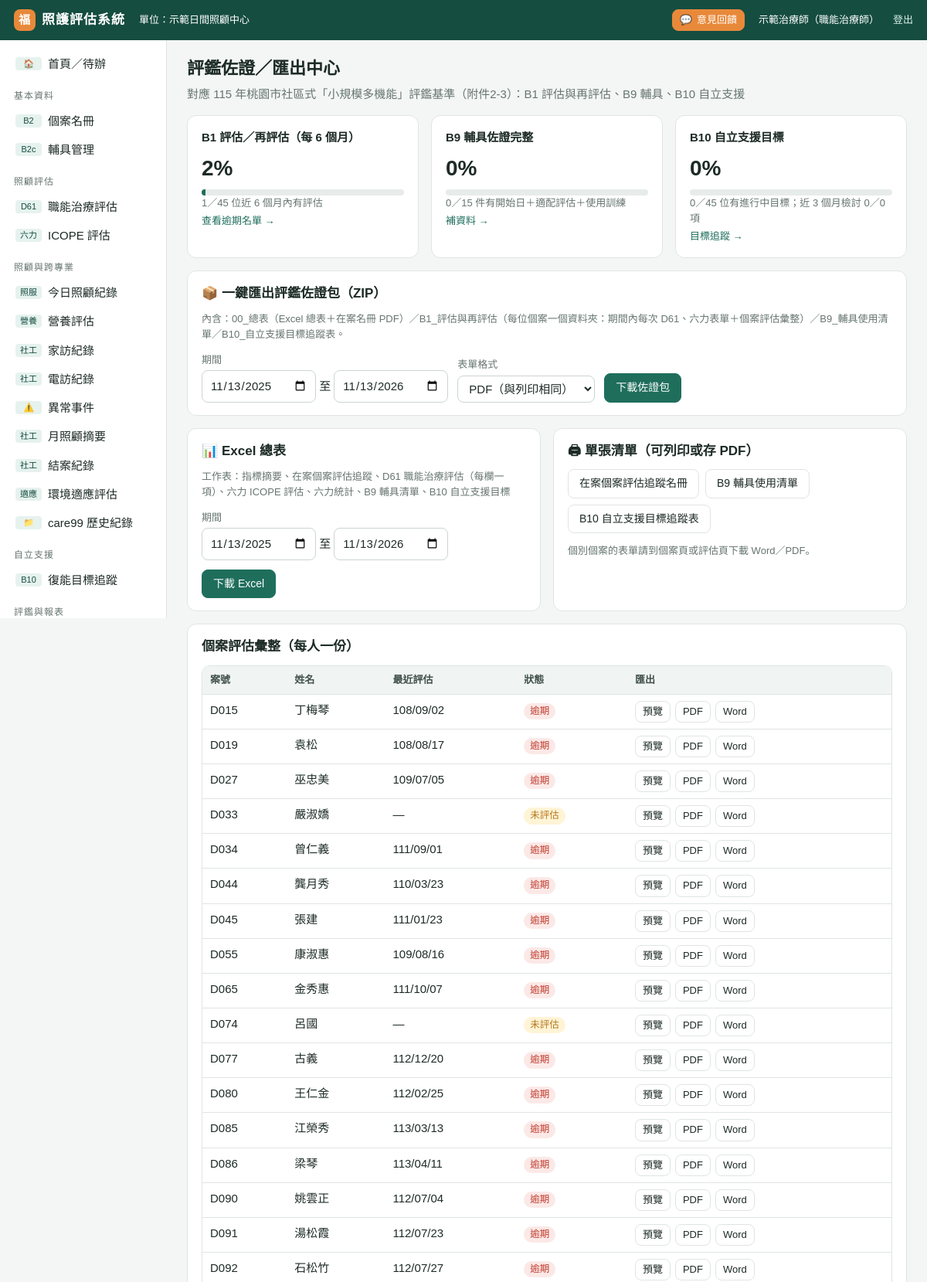
The app's page /reports (signed in, upper part) with its own data.
### tables this page shows
CREATE TABLE settings (key TEXT PRIMARY KEY, value TEXT);

CREATE TABLE clients (id INTEGER PRIMARY KEY, case_no TEXT, name TEXT, gender TEXT, birth TEXT,
  services TEXT, supervisor TEXT, living TEXT, identity TEXT, phone TEXT, phone2 TEXT, address TEXT,
  diagnosis TEXT, status TEXT DEFAULT '在案', note TEXT, created TEXT, updated TEXT);

CREATE TABLE assessments (id INTEGER PRIMARY KEY, client_id INTEGER, type TEXT, date TEXT,
  assessor TEXT, kind TEXT, data TEXT, summary TEXT, note TEXT, next_due TEXT, keyed INTEGER DEFAULT 0,
  created TEXT, updated TEXT, source_id TEXT);

### app.py (the view)
@app.route("/reports")
@login_required
def reports():
    cs = active_clients()
    return render_template("reports.html", ind=indicators(cs), cs=cs,
                           f=(date.today() - timedelta(days=365)).isoformat(), t=date.today().isoformat())

### app.py (called while the page is built)
def db():
    if "db" not in g:
        g.db = sqlite3.connect(DB_PATH)
        g.db.row_factory = sqlite3.Row
        g.db.execute("PRAGMA foreign_keys=ON")
    return g.db

@app.teardown_appcontext
def _close(_):
    d = g.pop("db", None)
    if d is not None:
        d.close()

def setting(key):
    r = db().execute("SELECT value FROM settings WHERE key=?", (key,)).fetchone()
    return r["value"] if r else DEFAULT_SETTINGS.get(key, "")

def to_date(s):
    if not s:
        return None
    if isinstance(s, (date, datetime)):
        return s if isinstance(s, date) and not isinstance(s, datetime) else s.date()
    s = str(s).strip().replace(".", "/").replace("-", "/")
    parts = s.split("/")
    try:
        y, m, d = (int(p) for p in parts[:3])
    except ValueError:
        return None
    if y < 1000:
        y += 1911
    try:
        return date(y, m, d)
    except ValueError:
        return None

def roc(s, sep="/"):
    d = to_date(s)
    return f"{d.year - 1911}{sep}{d.month:02d}{sep}{d.day:02d}" if d else ""

def add_months(d, n):
    d = to_date(d)
    m = d.month - 1 + n
    y = d.year + m // 12
    m = m % 12 + 1
    last = [31, 29 if y % 4 == 0 and (y % 100 or y % 400 == 0) else 28, 31, 30, 31, 30, 31, 31, 30, 31, 30, 31][m - 1]
    return date(y, m, min(d.day, last))

def age_at(birth, on=None):
    b = to_date(birth)
    if not b:
        return None
    on = to_date(on) or date.today()
    return on.year - b.year - ((on.month, on.day) < (b.month, b.day))

def client_dict(row, on=None):
    c = dict(row)
    c["age"] = age_at(c.get("birth"), on)
    c["label"] = f"{c['name']}（{c['case_no']}）" if c.get("case_no") else c["name"]
    return c

def active_clients(status="在案"):
    q = "SELECT * FROM clients"
    args = []
    if status:
        q += " WHERE status=?"
        args.append(status)
    cs = [client_dict(r) for r in db().execute(q + " ORDER BY case_no, name", args)]
    for c in cs:
        c["due"] = due_info(c["id"])
    return cs

def login_required(f):
    @wraps(f)
    def w(*a, **k):
        if not session.get("uid"):
            return redirect(url_for("login", next=request.path))
        return f(*a, **k)
    return w

@app.context_processor
def _ctx():
    if not session.get("uid"):
        return {"center": setting("center_name"), "demo": DEMO}
    return {"center": setting("center_name"), "demo": DEMO,
            "me": {"name": session.get("name"), "title": session.get("title")}}

### templates/reports.html
{% extends "base.html" %}
{% block body %}
<div class="pagehead"><div><h1>評鑑佐證／匯出中心</h1>
<div class="muted">對應 115 年桃園市社區式「小規模多機能」評鑑基準（附件2-3）：B1 評估與再評估、B9 輔具、B10 自立支援</div></div></div>
<div class="grid g3">
  <div class="card"><h3>B1 評估／再評估（每 6 個月）</h3><b style="font-size:28px">{{ ind.b1[1] }}%</b>
    <div class="bar"><i style="width:{{ ind.b1[1] }}%"></i></div><div class="small muted">{{ ind.b1[0] }}／{{ ind.n }} 位近 6 個月內有評估</div>
    <a class="small" href="{{ url_for('clients', due='逾期') }}">查看逾期名單 →</a></div>
  <div class="card"><h3>B9 輔具佐證完整</h3><b style="font-size:28px">{{ ind.b9[2] }}%</b>
    <div class="bar"><i style="width:{{ ind.b9[2] }}%"></i></div><div class="small muted">{{ ind.b9[0] }}／{{ ind.b9[1] }} 件有開始日＋適配評估＋使用訓練</div>
    <a class="small" href="{{ url_for('aids', miss=1) }}">補資料 →</a></div>
  <div class="card"><h3>B10 自立支援目標</h3><b style="font-size:28px">{{ ind.b10[1] }}%</b>
    <div class="bar"><i style="width:{{ ind.b10[1] }}%"></i></div><div class="small muted">{{ ind.b10[0] }}／{{ ind.n }} 位有進行中目標；近 3 個月檢討 {{ ind.b10[2] }}／{{ ind.b10[3] }} 項</div>
    <a class="small" href="{{ url_for('goals') }}">目標追蹤 →</a></div>
</div>
<div class="card">
  <h2>📦 一鍵匯出評鑑佐證包（ZIP）</h2>
  <p class="muted small" style="margin-top:0">內含：00_總表（Excel 總表＋在案名冊 PDF）／B1_評估與再評估（每位個案一個資料夾：期間內每次 D61、六力表單＋個案評估彙整）／B9_輔具使用清單／B10_自立支援目標追蹤表。</p>
  <form class="fr" method="get" action="{{ url_for('export_pack') }}" onsubmit="this.querySelector('button').textContent='產生中，請稍候（約 1–2 分鐘）…'">
    <div><label class="f">期間</label><span><input type="date" name="from" value="{{ f }}"> 至 <input type="date" name="to" value="{{ t }}"></span></div>
    <div><label class="f">表單格式</label><select name="fmt"><option value="pdf">PDF（與列印相同）</option><option value="docx">Word（可再編輯）</option></select></div>
    <div><button class="btn pri">下載佐證包</button></div>
  </form>
</div>
<div class="grid g2">
<div class="card">
  <h2>📊 Excel 總表</h2>
  <p class="muted small" style="margin-top:0">工作表：指標摘要、在案個案評估追蹤、D61 職能治療評估（每欄一項）、六力 ICOPE 評估、六力統計、B9 輔具清單、B10 自立支援目標</p>
  <form class="fr" method="get" action="{{ url_for('export_excel') }}">
    <div><label class="f">期間</label><span><input type="date" name="from" value="{{ f }}"> 至 <input type="date" name="to" value="{{ t }}"></span></div>
    <div><button class="btn pri">下載 Excel</button></div>
  </form>
</div>
<div class="card">
  <h2>🖨 單張清單（可列印或存 PDF）</h2>
  <div class="btns">
    <a class="btn" href="{{ url_for('print_list', kind='roster') }}" target="_blank">在案個案評估追蹤名冊</a>
    <a class="btn" href="{{ url_for('print_list', kind='aids') }}" target="_blank">B9 輔具使用清單</a>
    <a class="btn" href="{{ url_for('print_list', kind='goals') }}" target="_blank">B10 自立支援目標追蹤表</a>
  </div>
  <p class="muted small">個別個案的表單請到個案頁或評估頁下載 Word／PDF。</p>
</div>
</div>
<div class="card">
  <h2>個案評估彙整（每人一份）</h2>
  <div class="tbl-wrap"><table class="t">
  <tr><th>案號</th><th>姓名</th><th>最近評估</th><th>狀態</th><th>匯出</th></tr>
  {% for c in cs %}<tr><td class="hide-m">{{ c.case_no }}</td><td class="ttl">{{ c.name }} <span class="m-only muted small">{{ c.case_no }}</span></td><td>{{ c.due.last|roc or '—' }}</td><td><span class="b {{ c.due.status }}">{{ c.due.status }}</span></td>
    <td class="btns wide"><a class="btn sm" href="{{ url_for('print_client', cid=c.id) }}" target="_blank">預覽</a><a class="btn sm" href="{{ url_for('export_client', cid=c.id, fmt='pdf') }}">PDF</a><a class="btn sm" href="{{ url_for('export_client', cid=c.id, fmt='docx') }}">Word</a></td></tr>{% endfor %}
  </table></div>
</div>
{% endblock %}

### templates/base.html (shortened to what this page needs)
<!doctype html>
<html lang="zh-Hant">
<head>
<link rel="stylesheet" href="{{ url_for('static', filename='app.css', v=css_ver()) }}">
</head>
<body>
{% set ep = request.endpoint %}
{% set typ = (request.view_args or {}).get('typ', '')|lower %}
<div class="top">
  <a class="logo" href="{{ url_for('home') }}"><i>福</i><span>照護評估系統</span></a>
  <span class="small hide-m">單位：{{ center }}</span>
  <a class="btn sm acc fb-btn" href="{{ url_for('feedback', page=request.path) }}">💬<span class="hide-m"> 意見回饋</span></a>
  <span class="small hide-m">{{ me.name }}{% if me.title %}（{{ me.title }}）{% endif %}</span>
  <a class="small hide-m" href="{{ url_for('logout') }}">登出</a>
</div>
<div class="wrap">
<nav class="side">
  <a href="{{ url_for('home') }}" class="{{ 'on' if ep=='home' }}"><code>🏠</code><span>首頁／待辦</span></a>
  <div class="grp">基本資料</div>
  <a href="{{ url_for('clients') }}" class="{{ 'on' if ep in ('clients','client_view','client_edit') }}"><code>B2</code><span>個案名冊</span></a>
  <a href="{{ url_for('aids') }}" class="{{ 'on' if ep=='aids' }}"><code>B2c</code><span>輔具管理</span></a>
  <div class="grp">照顧評估</div>
  <a href="{{ url_for('assess_list', typ='d61') }}" class="{{ 'on' if typ=='d61' or (ep=='assess_view' and a and a.type=='D61') }}"><code>D61</code><span>職能治療評估</span></a>
  <a href="{{ url_for('assess_list', typ='icope') }}" class="{{ 'on' if typ=='icope' or (ep=='assess_view' and a and a.type=='ICOPE') }}"><code>六力</code><span>ICOPE 評估</span></a>
  <div class="grp">照顧與跨專業</div>
  <a href="{{ url_for('daily') }}" class="{{ 'on' if ep=='daily' }}"><code>照服</code><span>今日照顧紀錄</span></a>
  <a href="{{ url_for('records_list', module='MNA') }}" class="{{ 'on' if ep in ('nutri_form',) or (ep in ('records_list','record_view') and (request.view_args or {}).get('module')=='MNA') }}"><code>營養</code><span>營養評估</span></a>
  <a href="{{ url_for('records_list', module='HV') }}" class="{{ 'on' if ep=='hv_form' or (ep in ('records_list','record_view') and (request.view_args or {}).get('module')=='HV') }}"><code>社工</code><span>家訪紀錄</span></a>
  <a href="{{ url_for('records_list', module='PC') }}" class="{{ 'on' if (ep in ('simple_form','pc_batch') and (request.view_args or {}).get('mod','PC')=='PC') or (ep in ('records_list','record_view') and (request.view_args or {}).get('module')=='PC') }}"><code>社工</code><span>電訪紀錄</span></a>
  <a href="{{ url_for('records_list', module='IR') }}" class="{{ 'on' if (ep=='simple_form' and (request.view_args or {}).get('mod')=='IR') or (ep in ('records_list','record_view') and (request.view_args or {}).get('module')=='IR') }}"><code>⚠️</code><span>異常事件</span></a>
  <a href="{{ url_for('records_list', module='MS') }}" class="{{ 'on' if (ep=='simple_form' and (request.view_args or {}).get('mod')=='MS') or (ep in ('records_list','record_view') and (request.view_args or {}).get('module')=='MS') }}"><code>社工</code><span>月照顧摘要</span></a>
  <a href="{{ url_for('records_list', module='CL') }}" class="{{ 'on' if (ep=='simple_form' and (request.view_args or {}).get('mod')=='CL') or (ep in ('records_list','record_view') and (request.view_args or {}).get('module')=='CL') }}"><code>社工</code><span>結案紀錄</span></a>
  <a href="{{ url_for('records_list', module='EA') }}" class="{{ 'on' if (ep=='simple_form' and (request.view_args or {}).get('mod')=='EA') or (ep in ('records_list','record_view') and (request.view_args or {}).get('module')=='EA') }}"><code>適應</code><span>環境適應評估</span></a>
  <a href="{{ url_for('records_index') }}" class="{{ 'on' if ep=='records_index' or (ep in ('records_list','record_view') and (request.view_args or {}).get('module') not in ('MNA','HV','PC','IR','MS','CL','EA')) }}"><code>📁</code><span>care99 歷史紀錄</span></a>
  <div class="grp">自立支援</div>
  <a href="{{ url_for('goals') }}" class="{{ 'on' if ep in ('goals','goals_from_icope') }}"><code>B10</code><span>復能目標追蹤</span></a>
  <div class="grp">評鑑與報表</div>
</nav>
<main>
  {% block body %}{% endblock %}
</main>
</div>
</body>
</html>

### static/app.css (style rules this page uses)
:root { --brand: #1f6e5c; --brand-d: #154d40; --brand-l: #e6f2ee; --accent: #e8893a; --bg: #f4f6f5; --card: #fff; --line: #dfe5e2; --text: #1d2b27; --muted: #66756f; --bad: #c0392b; --bad-l: #fbe9e7; --warn: #b7791f; --warn-l: #fff4d6; --info: #2563a8; --info-l: #e3eefb; --ok: #2e7d4f; --ok-l: #e5f4ea; }
* { box-sizing: border-box; }
html, body { margin: 0; }
body { font-family: "PingFang TC", "Microsoft JhengHei", "Heiti TC", sans-serif; background: var(--bg); color: var(--text); font-size: 15px; line-height: 1.55; }
a { color: var(--brand); text-decoration: none; }
h1 { font-size: 22px; margin: 0 0 4px; }
h2 { font-size: 17px; margin: 0 0 10px; }
h3 { font-size: 15px; margin: 0 0 6px; }
.muted { color: var(--muted); }
.small { font-size: 13px; }
.top { position: sticky; top: 0; z-index: 20; height: 52px; background: var(--brand-d); color: #fff; display: flex; align-items: center; padding: 0 18px; gap: 18px; }
.top .logo { font-weight: 700; font-size: 17px; letter-spacing: 1px; display: flex; align-items: center; gap: 8px; }
.top .logo i { width: 28px; height: 28px; border-radius: 8px; background: var(--accent); display: inline-grid; place-items: center; font-style: normal; font-size: 15px; }
.top a { color: #d9efe8; }
.wrap { display: flex; min-height: calc(100vh - 52px); }
nav.side { width: 216px; flex: none; background: #fff; border-right: 1px solid var(--line); padding: 12px 10px 40px; position: sticky; top: 52px; height: calc(100vh - 52px); overflow: auto; }
nav.side .grp { font-size: 12px; color: var(--muted); margin: 14px 8px 4px; letter-spacing: 1px; }
nav.side a { display: flex; gap: 8px; align-items: center; padding: 7px 10px; border-radius: 8px; color: var(--text); }
nav.side a code { min-width: 34px; text-align: center; font-size: 11px; background: var(--brand-l); color: var(--brand-d); padding: 0 5px; border-radius: 4px; font-family: inherit; }
main { flex: 1; padding: 20px 26px 60px; min-width: 0; }
.pagehead { display: flex; align-items: flex-end; gap: 12px; margin-bottom: 16px; flex-wrap: wrap; }
.card { background: var(--card); border: 1px solid var(--line); border-radius: 12px; padding: 16px 18px; margin-bottom: 16px; }
.grid { display: grid; gap: 16px; }
.g2 { grid-template-columns: 1fr 1fr; }
.g3 { grid-template-columns: repeat(3, 1fr); }
.bar { height: 8px; background: #e7ece9; border-radius: 6px; overflow: hidden; margin-top: 6px; }
.bar i { display: block; height: 100%; background: var(--brand); }
table.t { width: 100%; border-collapse: collapse; background: #fff; }
table.t th, table.t td { padding: 8px 10px; border-bottom: 1px solid var(--line); text-align: left; vertical-align: top; }
table.t th { background: #f0f4f2; font-weight: 600; font-size: 13px; color: #42514c; white-space: nowrap; position: sticky; top: 52px; }
.tbl-wrap { overflow: auto; border: 1px solid var(--line); border-radius: 10px; }
.tbl-wrap table.t th { top: 0; }
.b { display: inline-block; padding: 1px 8px; border-radius: 20px; font-size: 12.5px; white-space: nowrap; background: #eef1f0; color: #42514c; }
.b.bad, .b.逾期, .b.異常, .b.退步 { background: var(--bad-l); color: var(--bad); }
.b.warn, .b.未評估, .b.需追蹤 { background: var(--warn-l); color: var(--warn); }
.btn { display: inline-flex; align-items: center; gap: 6px; padding: 7px 14px; border-radius: 8px; border: 1px solid var(--line); background: #fff; color: var(--text); cursor: pointer; font: inherit; font-size: 14px; white-space: nowrap; }
.btn.pri { background: var(--brand); color: #fff; border-color: var(--brand); }
.btn.acc { background: var(--accent); color: #fff; border-color: var(--accent); }
.btn.sm { padding: 3px 9px; font-size: 13px; }
.btns { display: flex; gap: 8px; flex-wrap: wrap; align-items: center; }
input[type=text], input[type=date], input[type=number], input[type=password], input[type=search], select, textarea { font: inherit; padding: 7px 10px; border: 1px solid #cbd5d1; border-radius: 8px; background: #fff; color: var(--text); min-width: 0; }
label.f { display: block; font-size: 13px; color: var(--muted); margin-bottom: 3px; }
.fr { display: flex; gap: 12px; flex-wrap: wrap; align-items: flex-end; }
.fr > div { display: flex; flex-direction: column; }
.top .logo { color: #fff; text-decoration: none; }
.fb-btn { color: #fff !important; border-color: transparent; }
table.t td.btns { display: table-cell; white-space: nowrap; }
table.t td.btns > .btn + .btn { margin-left: 6px; }

### records on screen
settings: value "示範日間照顧中心"
clients: case_no "D015", name "丁梅琴", due.last|roc "108/09/02", due.status "逾期"
clients: case_no "D019", name "袁松", due.last|roc "108/08/17", due.status "逾期"
clients: case_no "D027", name "巫忠美", due.last|roc "109/07/05", due.status "逾期"
clients: case_no "D033", name "嚴淑嬌", due.last|roc "—", due.status "未評估"
clients: case_no "D034", name "曾仁義", due.last|roc "111/09/01", due.status "逾期"
clients: case_no "D044", name "龔月秀", due.last|roc "110/03/23", due.status "逾期"
clients: case_no "D045", name "張建", due.last|roc "111/01/23", due.status "逾期"
clients: case_no "D055", name "康淑惠", due.last|roc "109/08/16", due.status "逾期"
clients: case_no "D065", name "金秀惠", due.last|roc "111/10/07", due.status "逾期"
clients: case_no "D074", name "呂國", due.last|roc "—", due.status "未評估"
clients: case_no "D077", name "古義", due.last|roc "112/12/20", due.status "逾期"
clients: case_no "D080", name "王仁金", due.last|roc "112/02/25", due.status "逾期"
clients: case_no "D085", name "江榮秀", due.last|roc "113/03/13", due.status "逾期"
clients: case_no "D086", name "梁琴", due.last|roc "113/04/11", due.status "逾期"
clients: case_no "D090", name "姚雲正", due.last|roc "112/07/04", due.status "逾期"
clients: case_no "D091", name "湯松霞", due.last|roc "112/07/23", due.status "逾期"
clients: case_no "D092", name "石松竹", due.last|roc "112/07/27", due.status "逾期"

### other values on screen
{{ me.name }} "示範治療師"
{{ me.title }} "職能治療師"
{{ ind.b1[1] }} "2"
{{ ind.b1[0] }} "1"
{{ ind.n }} "45"
{{ ind.b9[2] }} "0"
{{ ind.b9[0] }} "0"
{{ ind.b9[1] }} "15"
{{ ind.b10[1] }} "0"
{{ ind.b10[0] }} "0"
{{ ind.b10[2] }} "0"
{{ ind.b10[3] }} "0"
